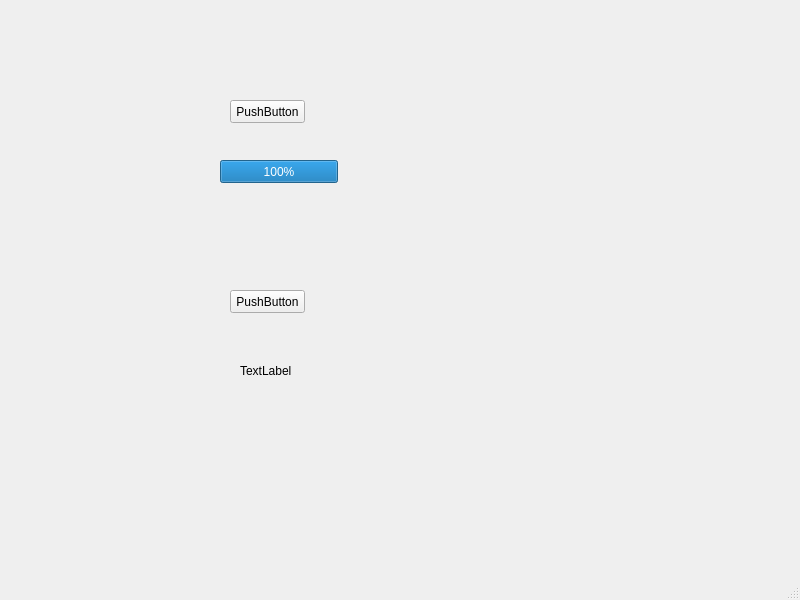
<?xml version="1.0" encoding="UTF-8"?>
<ui version="4.0">
 <class>MainWindow</class>
 <widget class="QMainWindow" name="MainWindow">
  <property name="geometry">
   <rect>
    <x>0</x>
    <y>0</y>
    <width>800</width>
    <height>600</height>
   </rect>
  </property>
  <property name="windowTitle">
   <string>MainWindow</string>
  </property>
  <widget class="QWidget" name="centralwidget">
   <widget class="QPushButton" name="pushButton">
    <property name="geometry">
     <rect>
      <x>230</x>
      <y>100</y>
      <width>75</width>
      <height>23</height>
     </rect>
    </property>
    <property name="text">
     <string>PushButton</string>
    </property>
   </widget>
   <widget class="QProgressBar" name="progressBar">
    <property name="geometry">
     <rect>
      <x>220</x>
      <y>160</y>
      <width>118</width>
      <height>23</height>
     </rect>
    </property>
    <property name="value">
     <number>100</number>
    </property>
   </widget>
   <widget class="QPushButton" name="pushButton_2">
    <property name="geometry">
     <rect>
      <x>230</x>
      <y>290</y>
      <width>75</width>
      <height>23</height>
     </rect>
    </property>
    <property name="text">
     <string>PushButton</string>
    </property>
   </widget>
   <widget class="QLabel" name="label">
    <property name="geometry">
     <rect>
      <x>240</x>
      <y>350</y>
      <width>91</width>
      <height>41</height>
     </rect>
    </property>
    <property name="text">
     <string>TextLabel</string>
    </property>
   </widget>
  </widget>
  <widget class="QMenuBar" name="menubar">
   <property name="geometry">
    <rect>
     <x>0</x>
     <y>0</y>
     <width>800</width>
     <height>21</height>
    </rect>
   </property>
  </widget>
  <widget class="QStatusBar" name="statusbar"/>
 </widget>
 <resources/>
 <connections/>
</ui>
